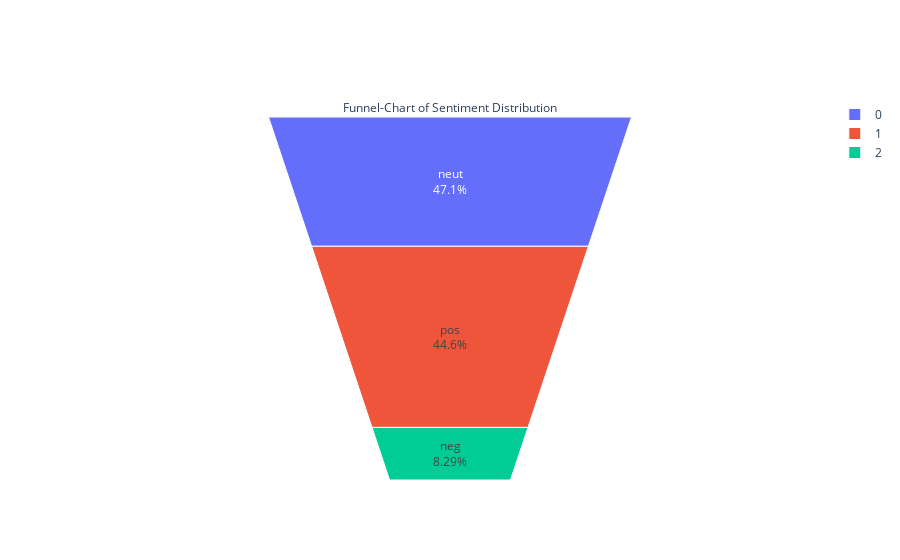

Write notebook code for a chart like this one.
### Code cell
plt.figure(figsize=(8,6))

fig = go.Figure(go.Funnelarea(
    text =temp.sentiment,
    values = temp.text,
    title = {"position": "top center", "text": "Funnel-Chart of Sentiment Distribution"}
    ))
fig.show()

plt.figure(figsize=(10,6))
sns.set_context(context='notebook',font_scale=1.5)
sns.countplot(data['sentiment'],palette='twilight')
plt.title('Over all Tweet Sentiment score results');

### Figure 1 — Plotly figure (JSON) as saved in the notebook; plotly's stock layout.template omitted (floating-point values rounded to 4 significant figures)
{"data": [{"text": ["neut", "pos", "neg"], "title": {"position": "top center", "text": "Funnel-Chart of Sentiment Distribution"}, "type": "funnelarea", "values": [3637, 3446, 640]}], "layout": {}}
